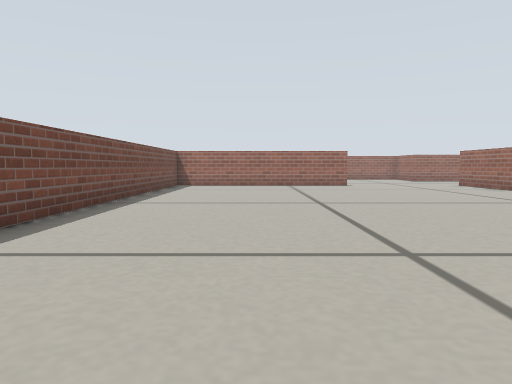
view 1 (above)

16 first-person views from a walk through a robot-simulator world made for Gazebo. The camera is 0.17 m above the floor, tilts 4° down and sees 70° across. The floor is counted in squares, 0.2 m on a side. Each view is taken from the middle of a square. On the plan, view 1 faces up. The plan holds only what a view shows up to about 12 squares ahead; the rest is blank.

view 2
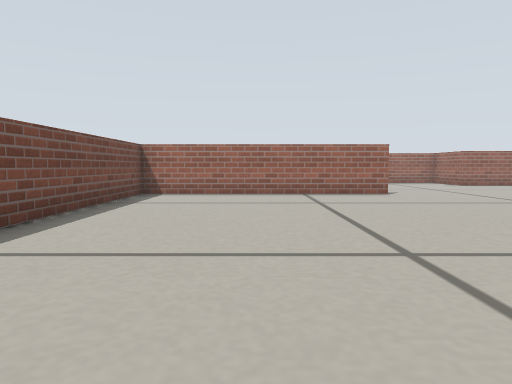

view 3
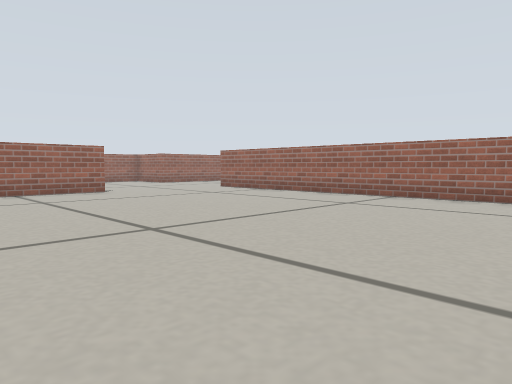

view 4
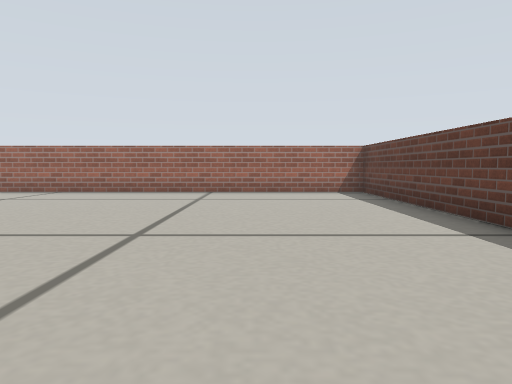

view 5
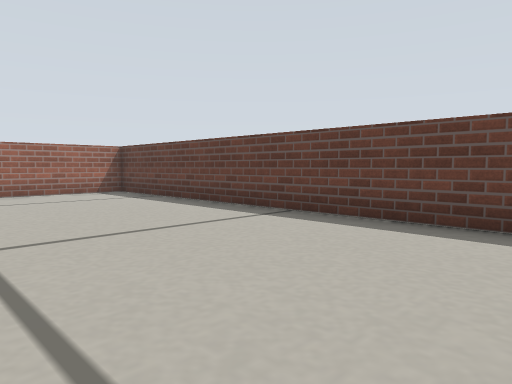

view 6
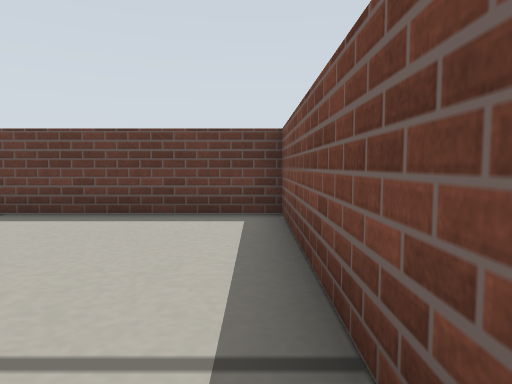

view 7
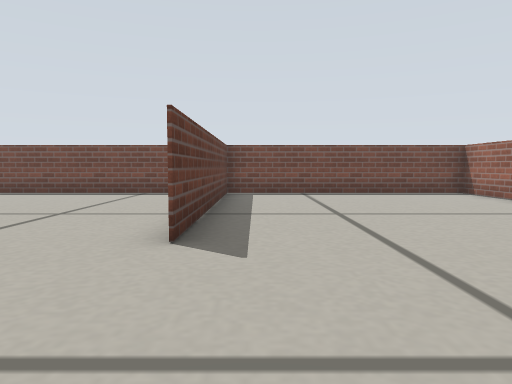

view 8
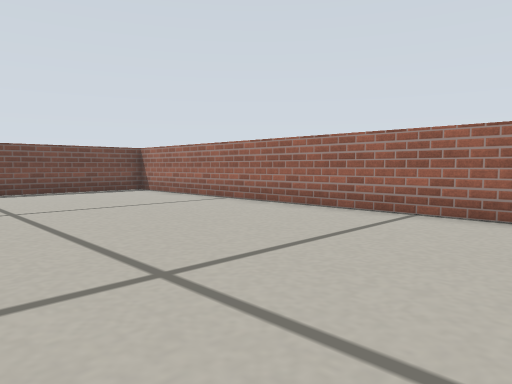

view 9
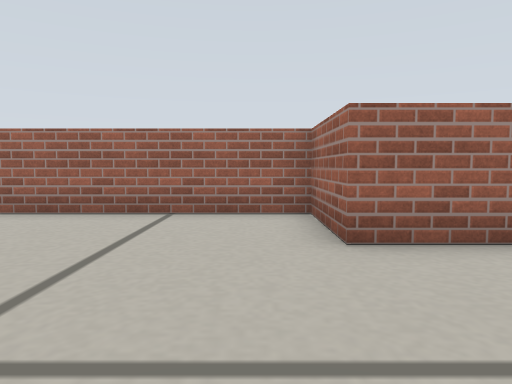

view 10
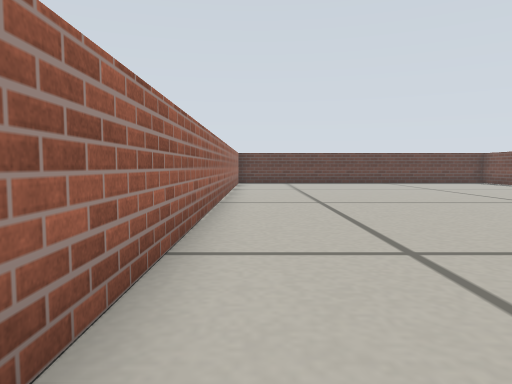

view 11
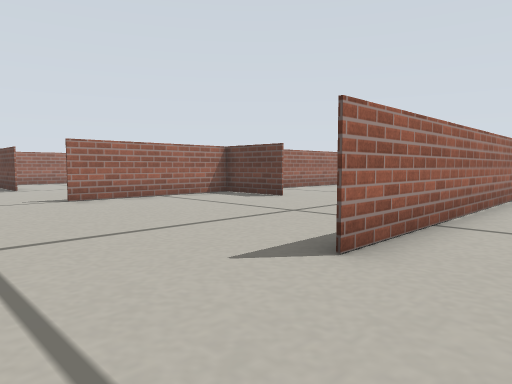

view 12
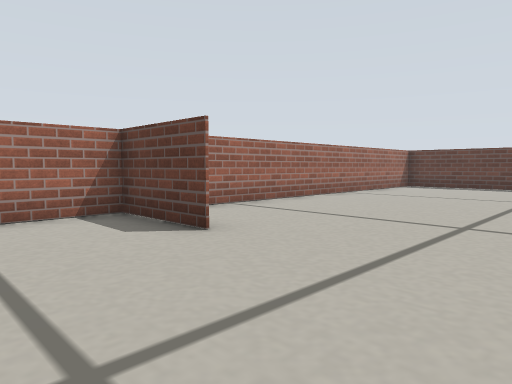

view 13
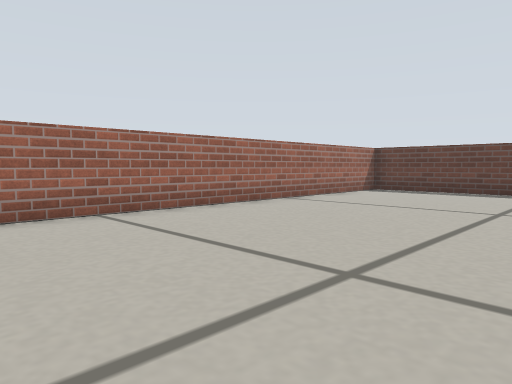

view 14
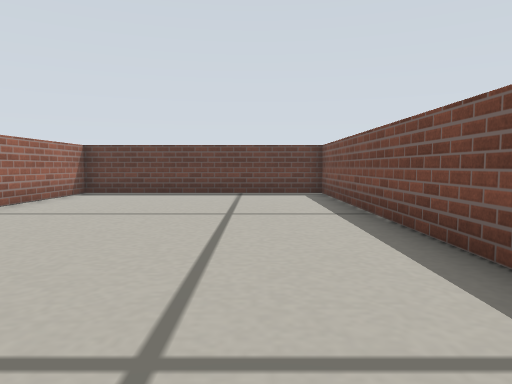

view 15
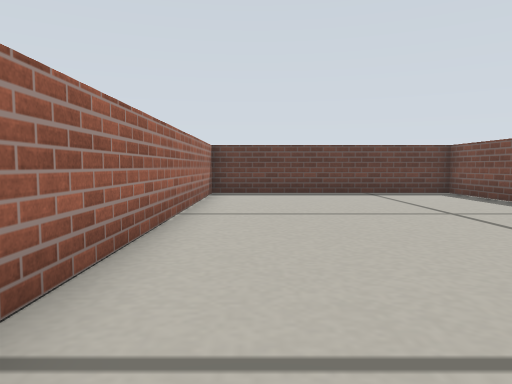

view 16
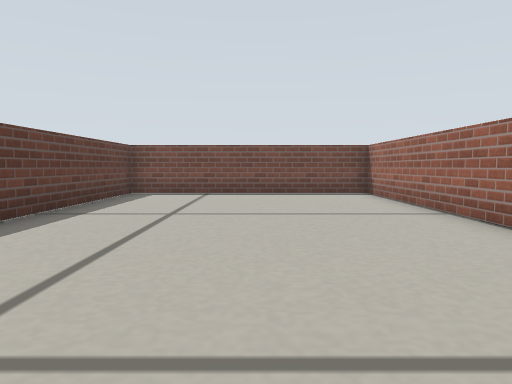

### Floor plan
Points are (right, up) in squares from view 1. A wall is a line through its corners. A room is listed if a view was taken in it or the views show most of it. See-through windows are left out.
Room 1 (views 1, 2, 3, 4, 5, 6, 7, 9, 10, 11, 16)
walls: (4, 16) (-3.5, 16); (-3.5, 16.1) (4, 16.1); (8.9, 20.9) (8.9, 23.5) (-3.5, 23.5) (-3.5, -1.5) (8.9, -1.5) (8.9, 16)
ways out: opening at (9, 18) to room 2
Room 2 (views 8, 12, 13)
walls: (10.9, 20.9) (8.9, 20.9); (13.9, 11) (16.5, 11); (16.4, 11) (16.4, 16)
ways out: opening at (9, 18) to room 1; opening at (11.5, 11) to room 3; opening at (16, 18)
Room 3 (views 14, 15)
walls: (8.9, 7.1) (8.9, -1.5) (16.4, -1.5) (16.4, 11)
ways out: opening at (11.5, 11) to room 2

Where each view was taken, in squares from view 1:
view 1: 0 up, 0 right, facing up
view 2: 5 up, 0 right, facing up
view 3: 4 up, 1 left, facing up-right
view 4: 2 up, 3 left, facing right
view 5: 4 up, 3 left, facing down-right
view 6: 5 up, 3 left, facing down
view 7: 17 up, 8 right, facing left
view 8: 17 up, 9 right, facing up-left
view 9: 17 up, 8 right, facing up
view 10: 17 up, 8 right, facing down
view 11: 19 up, 7 right, facing down-right
view 12: 14 up, 10 right, facing down-right
view 13: 11 up, 10 right, facing down-right
view 14: 10 up, 11 right, facing down
view 15: 10 up, 15 right, facing down
view 16: 20 up, 8 right, facing left
